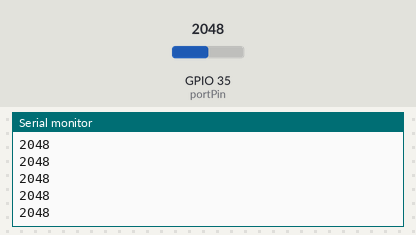
Bench run of a sketch on a simulated ESP32. Shown: the last lines printed to the serial monitor. The inputs (shaded band) are chosen by the test bench; at power-on: GPIO 35 (portPin) = 2048.

Above: at 1.2 s.
1.3 s: GPIO 35 (portPin) set to 2866
At 2.0 s:
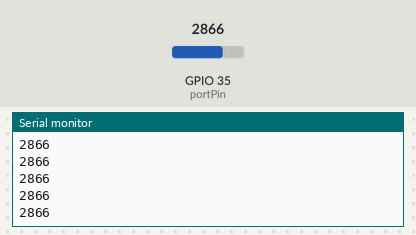
2.8 s: GPIO 35 (portPin) set to 3603
At 3.3 s:
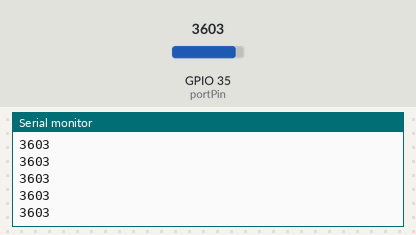
Timing chart, 0 to 5.8 s (numbered marks = the images above; inputs shaded):
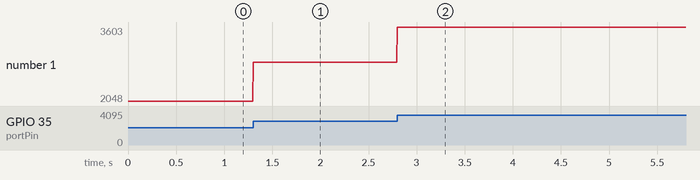

The sketch:

AnalogDataRead_NoKeyboard.ino
```cpp
// Potenciometro conectado 35
const int portPin = 35;
char inchar;

// Almacenamiento del valor de puerto (Rango de 0-4095)
int potValor = 0;

void setup() {
  Serial.begin(9600);
}

void loop() {

  potValor = analogRead(portPin);
  Serial.println(potValor);
  /* while (Serial.available()) {
     inchar = Serial.read();

     // Lectura del valor en cada vuelta del bucle
     if (inchar == '2') {
       potValor = analogRead(portPin);
       Serial.println(potValor);  //Envío del valor al puerto serie
     }
    }*/
}
```

Measured:
- after the input at 1.3 s, the serial monitor: prints a new line at once (image 1)
- after the input at 2.8 s, the serial monitor: prints a new line at once (image 2)
- plotted number 1: 2048 → 2866 after the input at 1.3 s, 2866 → 3603 after the input at 2.8 s
